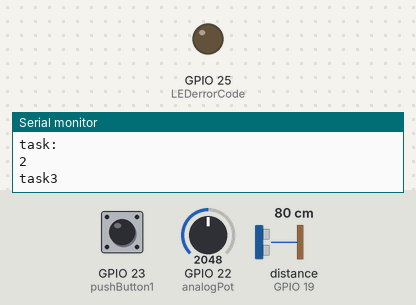
Simulated run of this sketch. Board: ESP32. Shown: output pins drawn as LEDs (lit = HIGH), the last lines printed to the serial monitor. Inputs (shaded band) come from the test bench; at power-on: GPIO 22 (analogPot) = 2048, GPIO 23 (pushButton1) LOW, distance to the obstacle (sensor on GPIO 19) 80 cm. The echo pulse lasts 58.3 µs per cm; pins used as bus, display or sensor lines are not drawn.

Above: at 0.1 s.
At 1.1 s:
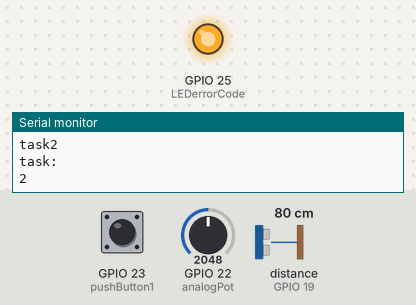
Timing chart, 0 to 2.6 s (numbered marks = the images above):
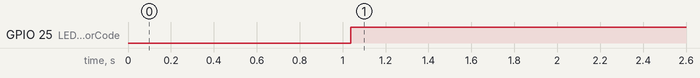

Measured:
- by itself, GPIO 25 (LEDerrorCode): LOW → HIGH at 1.0 s

The sketch:

ifstatementStruct.ino
```cpp
//#include <stdio.h>
//#include <ctype.h>

//#include <sys/times.h>
//#include <SoftwareSerial.h>

#define SLOTX 4
#define CYCLEX 5
#define SLOT_T 5000


#define SignalB 16 //GPIO21
#define pushButton1 23 //GPIO23
#define analogPot 22 //GPIO22
#define LEDerrorCode 25

#define squareWave 19 //GPIO22


//typedef char specialfunc();
//specialfunc *mypointer(double,int);


void setup() {
  Serial.begin(9600);

  // put your setup code here, to run once:

  pinMode(SignalB, OUTPUT); //signalB from 21
  pinMode(LEDerrorCode, OUTPUT);

  pinMode(pushButton1, INPUT); //disable stream pulse button
  pinMode(analogPot, INPUT); //mode selection button
  pinMode(squareWave, INPUT);


}


//void (*ttable[SLOTX][CYCLEX])(void)={
   //{task1,task2,task3,task4,task5},
   //  {burn,burn,burn,burn,burn},
  //  {burn,burn,burn,burn,burn}};

//void one(void);
//void two(void);
//void three(void);
//void four(void);
//void five(void);
void one(){
Serial.println("task1");
    digitalWrite(SignalB,HIGH);
    delayMicroseconds(50);
//      delay(50);
    digitalWrite(SignalB,LOW);
//     delay(50);
}

int digitalSwitchState=0;
void two(){

 Serial.println("task2");
     digitalSwitchState=digitalRead(pushButton1);


}

int oscilloscopeFrequency;
void three(){
  Serial.println("task3");
  boolean found=false;
  boolean start = false;
  int squareReading=0;
  long unsigned int mark1;
  long unsigned int mark2;


//  while(!squareReading){
//    squareReading=digitalRead(squareWave);
//  }
//  mark1=millis();
//  while(squareReading){
//    squareReading=digitalRead(squareWave);
//  }
//  mark2=millis();
//  while(!found){
//    Serial.println("task3 Finding");
//
//    squareReading=digitalRead(squareWave);
//
//      if(squareReading=1) {
//        if(!start){
//        mark1=millis();
//        start=true;
//        }
//        else{
//        delay(40); // taken from the minimum of 2.5%
//      }
//      }else{m
//        if(start){
//          mark2=millis();
//          found = true;
//        }
//      }
//
//
//  }

   mark1 = pulseIn(squareWave,HIGH);
   mark2 = pulseIn(squareWave,LOW);
   float period = mark1+mark2; //is in microseconds
   float freq=1e6/period; //dividing by 1e6 as this is 1micro in second as you need to scale it
//   float freq=period;

   oscilloscopeFrequency = 1/period;

//  float onTime=mark2-mark1;

//  oscilloscopeFrequency=1/onTime;
//  Serial.println(period);
//  Serial.println("oscfrequency is: ");
//  Serial.println(oscilloscopeFrequency);
//    Serial.println("frequency is: ");
//  Serial.println(freq);

}

float arrayValue[]={0,0,0,0};
void four(){
  Serial.println("task4");
  float potValue;
  potValue=analogRead(analogPot);
  float arrayValueV2[]={0,0,0,0};
//  arrayValueV2[2:4]=arrayValue[1:3];
  }

int global_average=0;
void five(){
  Serial.println("task5");
  int local_average=0;
  for(int i=0; i<4;i++){
//    Serial.println("task 5 Iteration: ");
//    Serial.println(i);
    global_average=arrayValue[i];
  }

  local_average=local_average/4;
  global_average=local_average;
}

void six(){
  Serial.println("task6");
  for(int i=0; i<1000; i++){
    __asm__ __volatile__ ("nop");
  }
}

int error_code=0;

void seven(){

  Serial.println("task7");
  if(global_average > (3.3/2)){
    error_code=1;
    }else{
      error_code=0;
    }

}
void eight(){
  Serial.println("task8");
  digitalWrite(LEDerrorCode,HIGH);
}

char buffer[7];
char dataStr[100] = "";

void nine(){
  //need to store:
  //state of the digital input (switch)
  //frequency value (Hz as integer)
  //filtered analog input (average reading)

  Serial.println("task9");

    dataStr[0]=0;

  dtostrf (digitalSwitchState, 5, 2, buffer);  //5 is minimum width, 1 is precision; float value is copied onto buff
 strcat( dataStr, buffer); //append the converted float
 strcat( dataStr, ", "); //append the delimiter
//
// dtostrf(oscilloscopeFrequency, 5, 2, buffer);  //5 is minimum width, 1 is precision; float value is copied onto buff
// strcat( dataStr, buffer); //append the converted float
// strcat( dataStr, ", "); //append the delimiter
//
// dtostrf(global_average, 5, 2, buffer);  //5 is minimum width, 1 is precision; float value is copied onto buff
// strcat( dataStr, buffer); //append the converted float
// strcat( dataStr, 0); //terminate correctly
// Serial.println(dataStr);


}

int tick=0;

void burn(){
Serial.println("burning time");
    delay(1);
    tick++;

}

//each task
//void (*mypointer[])(void)={
//  one,
//  two,
//  three,
//  four,
//  five,
//  six,
//  seven,
//  eight,
//  nine
//          };
//


struct TASKTIMER{
  void (*task)();
  unsigned long period;
} TaskTimers[]{
  {one,115},
  {two,200},
  {three,1000},
  {four,41},
  {five,41},
  {six,100},
  {seven,333},
  {eight,333},
  {nine,5000}
};

//void (*mypointer[][])(void)(void)={
  // {one,two,three,four,five},
  //   {burn,burn,burn,burn,burn},
  //  {burn,burn,burn,burn,burn}};


void loop() {
  // put your main code here, to run repeatedly:
  unsigned long currentTime;
   unsigned long mark1;
    unsigned long mark2;

   int testingVariable;
  //for(int slot=0; slot<SLOTX; slot++){
    int counter=1;
//    delay(1000);
    currentTime= millis();
//    one();
    for(auto &taskTimer: TaskTimers){

//      Serial.println("testing");
//      Serial.println(counter);

      testingVariable=1; //need to reset as if it's a if statement


        testingVariable=(currentTime%taskTimer.period <9);
//        Serial.println(testingVariable);
        if (testingVariable ==0){

       mark1= millis();
        //(*mypointer[slot])();
        taskTimer.task();
        mark2 = millis();
        float computeTime=mark2-mark1;
        Serial.println("task:");
        Serial.println(counter);
//        Serial.println(computeTime);
        counter++;
        }
      }
      if (testingVariable>1){
      burn();
      }

    }


//  for(int slot=0; slot<SLOTX; slot++){
//
////       if ( *mypointer[slot]()){
////
////       }
//         one();
//         two();
//         three();
//         four();
//         five();
//         six();
//         seven();
//         eight();
//         nine();
//
//        tick++;
//    }
```
